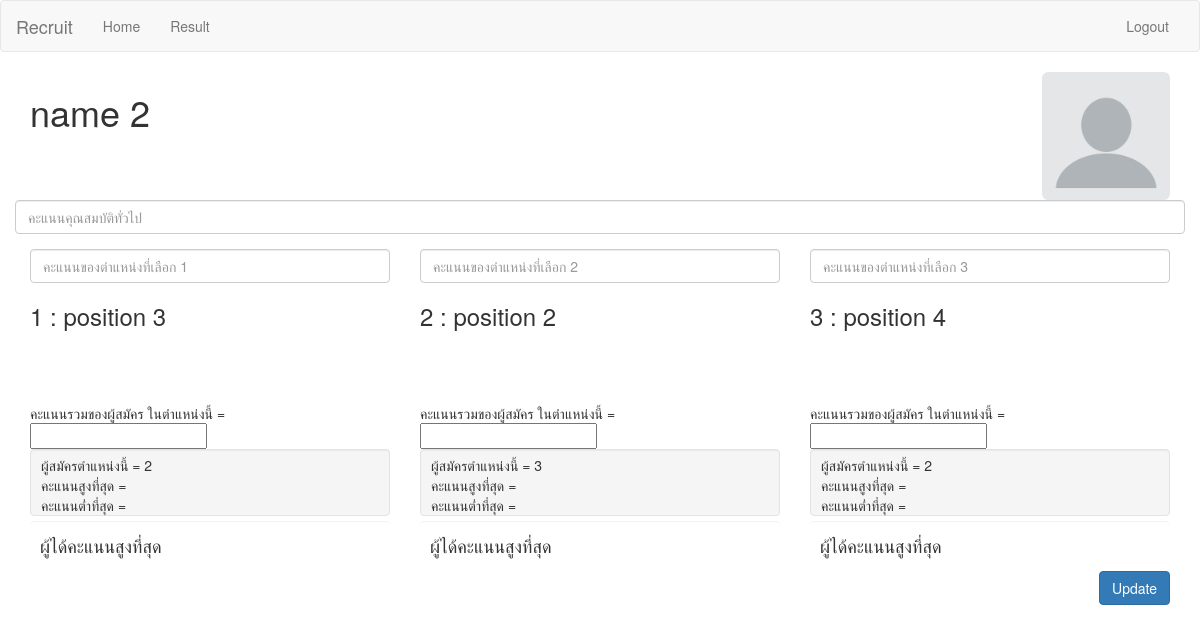
/score.php?id=2 (signed in), run on an earlier commit of the app's database.
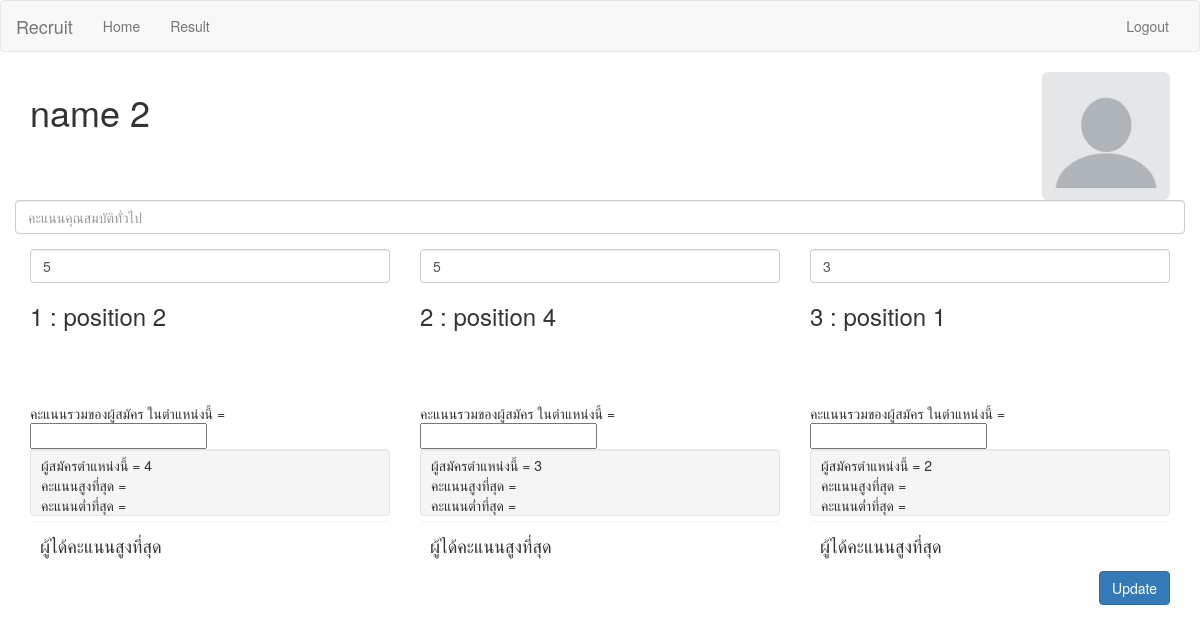
And on a later commit of the database.
### tables this page shows
CREATE TABLE `member` (
  `id` int(11) NOT NULL,
  `name` varchar(80) NOT NULL
);

CREATE TABLE `position_has_member` (
  `position_id` int(11) NOT NULL,
  `member_id` int(11) NOT NULL,
  `order` int(11) NOT NULL,
  `score` float DEFAULT NULL
);

CREATE TABLE `position` (
  `id` int(11) NOT NULL,
  `title` varchar(255) DEFAULT NULL,
  `total` int(11) DEFAULT NULL
);

### inc/utils.php (called while the page is built, shortened)
<?php
function db_query_result($sql){
  global $conn,$debug;
  if($result = mysqli_query($conn, $sql)){
    if(mysqli_num_rows($result) > 0){
      return $result;
    } else {
      return null;
    }
  } else {
    return null;
  }
}
function getTotalNumByPosId($pos_id){
  $sql="SELECT count(*) as total FROM `position_has_member` WHERE `position_id` = ".$pos_id;
  $result=db_query_result($sql);
  if ($result!=null) {
    while($row = mysqli_fetch_array($result)){
        return $row['total'];
    }
  } else {
    return "0";
  }
}
function getPositionNameById($id) {
  $sql="SELECT title FROM position WHERE id=".$id." LIMIT 1";
  $result=db_query_result($sql);
  if ($result!=null) {
    while($row = mysqli_fetch_array($result)){
        return $row['title'];
    }
  } else {
    return "?";
  }
}
function getImageProfile($id) {
  $result=file_exists("img/".$id.".png");
  if ($result==false) {
    $file="0.png";
    return $file;
  } else {
    $file=$id.".png";
    return $file;
  }
}
  ?>
  <?
function getMemberPosById($memid){
    $sql="SELECT member.id,position_has_member.position_id,position.title,position_has_member.order,position_has_member.score,position_has_member.base,position_has_member.total
              FROM member,position,position_has_member
              WHERE member.id=position_has_member.member_id
              AND member.id=position_has_member.member_id
              AND position.id=position_has_member.position_id
              AND member.id=".$memid."
              ORDER BY position_has_member.order ASC";
    return db_query_result($sql);
}
function getMemberById($id){
  $sql="SELECT * FROM member WHERE id=".$id." LIMIT 1";
  return db_query_result($sql);
}
      ?>

### inc/config.php (called while the page is built, shortened)
<?php
$debug=false;

### score.php (the view, shortened to what this page needs)
<?php
include "inc/config.php";
include "inc/utils.php";
include "inc/header.php";
$result=getMemberById($_GET["id"]);
if ($result!=null) {
    while($row = mysqli_fetch_array($result)){
      $result_pos=getMemberPosById($_GET["id"]);
?>
<form method="get" action="score.php">
<div class="row">
  <div class="col-sm-12 col-md-12 col-lg-12">
    <div class="profile image">
      <img width="128px" class="img-circle profile" src="img/<?=getImageProfile($_GET["id"]);?>">
    </div>
    <div class="profile name">
      <h1><?=$row['name'];?></h1>
    </div>
  </div>
</div>
<div class="row">
<?php
      $i=1;
      while($row_pos = mysqli_fetch_array($result_pos)){
        if ($i==1) {
?>
<div class="form-group">
  <input type="number" class="form-control" id="score_0" placeholder="คะแนนคุณสมบัติทั่วไป" name="score_0" value="<?=$row_pos['base'];?>" min="0" max="35" step="1" required>
</div>
<?
        }
?>
<div class="col-sm-3 col-md-4 col-lg-4">
  <div class="rank">
    <div class="form-group">
      <input type="number" class="form-control" id="score_<?=$i;?>" placeholder="คะแนนของตำแหน่งที่เลือก <?=$i;?>" name="score_<?=$i;?>" value="<?=$row_pos['score'];?>" min="0" max="65" step="1" required>
    </div>
  </div>
  <div class="">
    <div class="position-title">
      <h3><?=$i;?> : <?=getPositionNameById($row_pos['position_id']);?></h3>
    </div>
    <div class="rank">
      คะแนนรวมของผู้สมัคร ในตำแหน่งนี้ =
      <input type="number" id="total_<?=$i;?>" name="total_<?=$i;?>" value="<?=$row_pos['total'];?>" readonly>
      <div class="well">
        <div class="row">ผู้สมัครตำแหน่งนี้ = <?=getTotalNumByPosId($row_pos['position_id']); ?></div>
        <div class="row">คะแนนสูงที่สุด = <?=getMaxScoreByPosId($row_pos['position_id']); ?></div>
        <div class="row">คะแนนต่ำที่สุด = <?=getMinScoreByPosId($row_pos['position_id']); ?></div>
      </div>
      <div class="well candidate">
        <div class="row">
          <h4>ผู้ได้คะแนนสูงที่สุด</h4>
        </div>
        </div>
      </div>
    </div>
  </div>
  <?php
            $i++;
        }
  ?>
</div>
<button type="submit" class="btn btn-default btn-primary pull-right" name="submit">Update</button>
</form>
<?php
      }
    }
?>

What changed in the data, as far as the page shows it:
removed position_has_member: position.title "position 3", position_id "2"
removed position_has_member: position.title "position 2", position_id "3"
removed position_has_member: position.title "position 4", position_id "2"
added position_has_member: score_1 "5", position.title "position 2", position_id "4"
added position_has_member: score_2 "5", position.title "position 4", position_id "3"
added position_has_member: score_3 "3", position.title "position 1", position_id "2"
